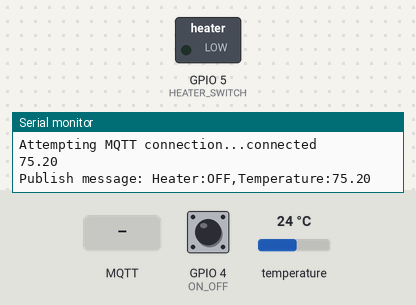
Bench run of a sketch on a simulated ESP8266 (NodeMCU). On the bench: switched loads named in the sketch (green lamp = pin HIGH), the last lines printed to the serial monitor. The inputs (shaded band) are chosen by the test bench; at power-on: GPIO 4 (ON_OFF) HIGH, temperature 24 °C. No MQTT or app messages arrive unless stated.

Above: at 2.6 s.
2.7 s: MQTT message "T" arrives on the first subscribed topic
At 3.1 s:
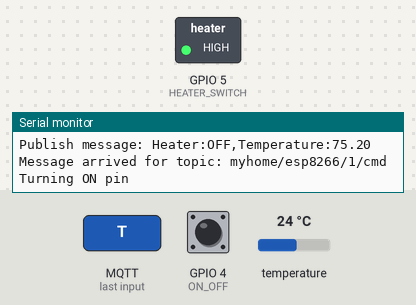
Timing chart, 0 to 5.7 s (numbered marks = the images above; inputs shaded):
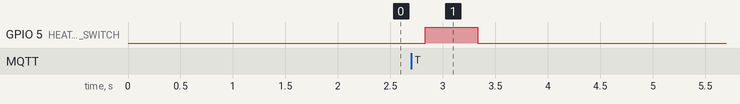

The sketch:

mqttclient.ino
```cpp
//#include <EEPROM.h>
#include <ESP8266WiFi.h>
#include <PubSubClient.h>
#include <Wire.h>
#include <OneWire.h>
#include <DallasTemperature.h>
//#include <Adafruit_INA219.h>

// Connect to the WiFi
const char* ssid = "";
const char* password = "";
const char* mqtt_server = "192.168.15.24";
const char* cmd_mqtt_topic = "myhome/esp8266/1/cmd";
const char* status_mqtt_topic = "myhome/esp8266/1/status";

//wifi wqtt
WiFiClient espClient;
PubSubClient client(espClient);
char msg[50];

//status and looping
int pollNumber = 0;
int maxPoll = 180;  //3 minutes

#define HEATER_SWITCH  5 // Pin to turn on/off switch
#define ONE_WIRE_BUS 13 // Temperature
#define ON_OFF 4 // LOW when on, HIGH when off

// Setup a oneWire instance to communicate with any OneWire devices (not just Maxim/Dallas temperature ICs)
OneWire oneWire(ONE_WIRE_BUS);
DallasTemperature DS18B20(&oneWire);
char temperatureFString[6];

void setup()
{
 Serial.begin(115200);

 client.setServer(mqtt_server, 1883);
 client.setCallback(callback);

 pinMode(HEATER_SWITCH, OUTPUT);
 pinMode(ON_OFF, INPUT);

 DS18B20.begin();
}

void loop()
{
 if (!client.connected())
 {
  reconnect();
 }
 client.loop();

 //delay, then send of poll ready
  delay(1000);
  pollNumber--;
  if(pollNumber <= 0)
  {
    pollNumber = maxPoll;

    //See if heater is on (LOW is ON, HIGH is OFF)
    int pinState = digitalRead(ON_OFF);

    //Get temp
    DS18B20.requestTemperatures();
    float tempF = DS18B20.getTempFByIndex(0);
    dtostrf(tempF, 3, 2, temperatureFString);
    Serial.println(temperatureFString);

    //Send to mqtt
    if(pinState == 0)
      snprintf (msg, 75, "Heater:ON,Temperature:%s", temperatureFString);
    else
      snprintf (msg, 75, "Heater:OFF,Temperature:%s", temperatureFString);

    Serial.print("Publish message: ");
    Serial.println(msg);
    client.publish(status_mqtt_topic, msg);
  }
}

void callback(char* topic, byte* payload, unsigned int length)
{
  Serial.print("Message arrived for topic: ");
  Serial.println(topic);

   for (int i=0;i<length;i++)
   {
      char receivedChar = (char)payload[i];
      //Serial.print(receivedChar);
      if (receivedChar == 'T')
      {
         Serial.println("Turning ON pin");
         digitalWrite(HEATER_SWITCH, HIGH);
         delay(500);
         Serial.println("Turning OFF pin");
         digitalWrite(HEATER_SWITCH, LOW);

         //Send status
         pollNumber=10;
      }

      if (receivedChar == 'S')
      {
         //Send status
         pollNumber=0;
      }
    }
}


void reconnect()
{
 // Loop until we're reconnected
 while (!client.connected()) {
 Serial.print("Attempting MQTT connection...");
 // Attempt to connect
 if (client.connect("ESP8266 Client"))
 {
  Serial.println("connected");
  // ... and subscribe to topic
  client.subscribe(cmd_mqtt_topic);
 } else
 {
  Serial.print("failed, rc=");
  Serial.print(client.state());
  Serial.println(" try again in 5 seconds");
  // Wait 5 seconds before retrying
  delay(5000);
  }
 }
}
```

Measured:
- after the input at 2.7 s, GPIO 5 (HEATER_SWITCH): LOW → HIGH after 0.13 s, → LOW 0.50 s later
